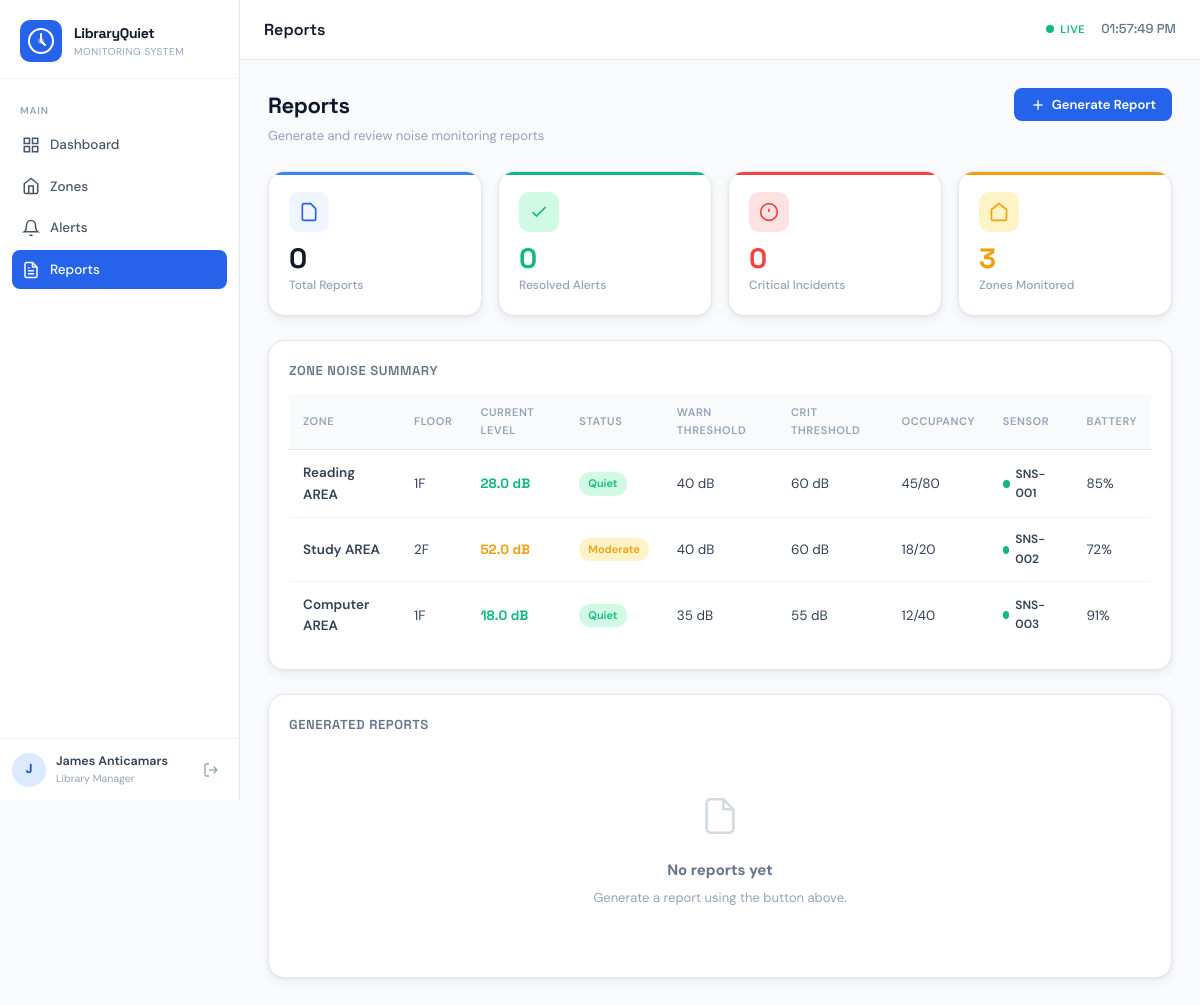
Page /reports.php (signed in) on the committed database.
### tables this page shows
CREATE TABLE IF NOT EXISTS zones (
  id              VARCHAR(20)  PRIMARY KEY,
  name            VARCHAR(100) NOT NULL,
  floor           VARCHAR(10)  NOT NULL,
  capacity        INT          NOT NULL DEFAULT 50,
  occupied        INT          NOT NULL DEFAULT 0,
  level           DECIMAL(5,2) NOT NULL DEFAULT 0,
  warn_threshold  INT          NOT NULL DEFAULT 40,
  crit_threshold  INT          NOT NULL DEFAULT 60,
  sensor          VARCHAR(20)  NOT NULL,
  status          ENUM('active','inactive') NOT NULL DEFAULT 'active',
  battery         INT          NOT NULL DEFAULT 80,
  manual_override TINYINT(1)   NOT NULL DEFAULT 0,
  description     TEXT,
  updated_at      TIMESTAMP DEFAULT CURRENT_TIMESTAMP ON UPDATE CURRENT_TIMESTAMP
);

### includes/config.php (called while the page is built, shortened)
<?php
function noiseStatus(float $db): string {
    if ($db < NOISE_SAFE)     return 'safe';
    if ($db < NOISE_WARNING)  return 'warning';
    return 'critical';
}
function noiseLabel(float $db): string {
    if ($db < NOISE_SAFE)     return 'Quiet';
    if ($db < NOISE_WARNING)  return 'Moderate';
    return 'Loud';
}

### reports.php (the view, shortened to what this page needs)
<?php
require_once __DIR__ . '/includes/config.php';
$db   = getDB();
$reports = $db->query('SELECT * FROM reports ORDER BY created_at DESC LIMIT 50')->fetchAll();
$zones  = $db->query('SELECT * FROM zones')->fetchAll();
$alerts = $db->query('SELECT * FROM alerts')->fetchAll();
$resolvedAlerts = array_filter($alerts, fn($a) => $a['status'] === 'resolved');
$critAlerts     = array_filter($alerts, fn($a) => $a['type'] === 'critical');
include __DIR__ . '/includes/layout.php';
?>
<div class="page-header">
    <div>
        <h1>Reports</h1>
        <p>Generate and review noise monitoring reports</p>
    </div>
    <button class="btn btn-primary" onclick="openModal('genModal')">
        <svg width="16" height="16" viewBox="0 0 24 24" fill="none" stroke="currentColor" stroke-width="2">
            <line x1="12" y1="5" x2="12" y2="19"/><line x1="5" y1="12" x2="19" y2="12"/>
        </svg>
        Generate Report
    </button>
</div>
<div class="stats-grid" style="margin-bottom:24px;">
    <div class="stat-card">
        <div class="stat-icon">
            <svg width="20" height="20" viewBox="0 0 24 24" fill="none" stroke="currentColor" stroke-width="2">
                <path d="M14 2H6a2 2 0 00-2 2v16a2 2 0 002 2h12a2 2 0 002-2V8z"/>
            </svg>
        </div>
        <div class="stat-value"><?= count($reports) ?></div>
        <div class="stat-label">Total Reports</div>
    </div>
    <div class="stat-card safe-card">
        <div class="stat-icon safe">
            <svg width="20" height="20" viewBox="0 0 24 24" fill="none" stroke="currentColor" stroke-width="2">
                <polyline points="20 6 9 17 4 12"/>
            </svg>
        </div>
        <div class="stat-value" style="color:var(--safe)"><?= count($resolvedAlerts) ?></div>
        <div class="stat-label">Resolved Alerts</div>
    </div>
    <div class="stat-card crit-card">
        <div class="stat-icon crit">
            <svg width="20" height="20" viewBox="0 0 24 24" fill="none" stroke="currentColor" stroke-width="2">
                <circle cx="12" cy="12" r="10"/>
                <line x1="12" y1="8" x2="12" y2="12"/>
            </svg>
        </div>
        <div class="stat-value" style="color:var(--crit)"><?= count($critAlerts) ?></div>
        <div class="stat-label">Critical Incidents</div>
    </div>
    <div class="stat-card warn-card">
        <div class="stat-icon warn">
            <svg width="20" height="20" viewBox="0 0 24 24" fill="none" stroke="currentColor" stroke-width="2">
                <path d="M3 9l9-7 9 7v11a2 2 0 01-2 2H5a2 2 0 01-2-2z"/>
            </svg>
        </div>
        <div class="stat-value" style="color:var(--warn)"><?= count($zones) ?></div>
        <div class="stat-label">Zones Monitored</div>
    </div>
</div>
<div class="card" style="margin-bottom:24px;">
    <div class="card-title">Zone Noise Summary</div>
    <div class="table-wrap">
        <table>
            <thead>
                <tr>
                    <th>Zone</th>
                    <th>Floor</th>
                    <th>Current Level</th>
                    <th>Status</th>
                    <th>Warn Threshold</th>
                    <th>Crit Threshold</th>
                    <th>Occupancy</th>
                    <th>Sensor</th>
                    <th>Battery</th>
                </tr>
            </thead>
            <tbody>
            <?php foreach ($zones as $z):
                $status = noiseStatus($z['level']);
            ?>
            <tr>
                <td style="font-weight:600;"><?= htmlspecialchars($z['name']) ?></td>
                <td><?= htmlspecialchars($z['floor']) ?></td>
                <td>
                    <span style="font-family:var(--font-head);font-weight:700;color:<?= $status==='critical'?'var(--crit)':($status==='warning'?'var(--warn)':'var(--safe)') ?>;">
                        <?= number_format($z['level'], 1) ?> dB
                    </span>
                </td>
                <td>
                    <span class="badge badge-<?= $status==='safe'?'safe':($status==='warning'?'warn':'crit') ?>">
                        <?= noiseLabel($z['level']) ?>
                    </span>
                </td>
                <td><?= $z['warn_threshold'] ?> dB</td>
                <td><?= $z['crit_threshold'] ?> dB</td>
                <td><?= $z['occupied'] ?>/<?= $z['capacity'] ?></td>
                <td><span class="sensor-dot"><?= htmlspecialchars($z['sensor']) ?></span></td>
                <td><?= $z['battery'] ?>%</td>
            </tr>
            <?php endforeach; ?>
            </tbody>
        </table>
    </div>
</div>
<div class="card">
    <div class="card-title">Generated Reports</div>
    <?php if (empty($reports)): ?>
    <div class="empty-state">
        <svg width="40" height="40" viewBox="0 0 24 24" fill="none" stroke="currentColor" stroke-width="1.5">
            <path d="M14 2H6a2 2 0 00-2 2v16a2 2 0 002 2h12a2 2 0 002-2V8z"/>
            <polyline points="14 2 14 8 20 8"/>
        </svg>
        <h3>No reports yet</h3>
        <p>Generate a report using the button above.</p>
    </div>
    <?php endif; ?>
</div>
<?php include __DIR__ . '/includes/layout_footer.php'; ?>

### css/main.css (style rules this page uses)
*, *::before, *::after { box-sizing: border-box; margin: 0; padding: 0; }
:root { --blue-50: #eff6ff; --blue-100: #dbeafe; --blue-200: #bfdbfe; --blue-400: #60a5fa; --blue-500: #3b82f6; --blue-600: #2563eb; --blue-700: #1d4ed8; --blue-900: #1e3a8a; --gray-50: #f8fafc; --gray-100: #f1f5f9; --gray-200: #e2e8f0; --gray-300: #cbd5e1; --gray-400: #94a3b8; --gray-500: #64748b; --gray-600: #475569; --gray-700: #334155; --gray-900: #0f172a; --safe: #10b981; --safe-bg: #d1fae5; --warn: #f59e0b; --warn-bg: #fef3c7; --crit: #ef4444; --crit-bg: #fee2e2; --sidebar-w: 240px; --topbar-h: 60px; --radius: 10px; --radius-lg: 16px; --shadow: 0 1px 3px rgba(0,0,0,.06), 0 4px 12px rgba(0,0,0,.05); --shadow-md: 0 4px 16px rgba(37,99,235,.12); --font-body: 'DM Sans', sans-serif; --font-head: 'Space Grotesk', sans-serif; }
html, body { font-family: var(--font-body); font-size: 14px; background: var(--gray-50); color: var(--gray-700); min-height: 100vh; line-height: 1.6; }
.page-header { display: flex; align-items: flex-start; justify-content: space-between; margin-bottom: 24px; gap: 16px; }
.page-header h1 { font-family: var(--font-head); font-size: 22px; font-weight: 700; color: var(--gray-900); letter-spacing: -.4px; }
.page-header p { font-size: 13px; color: var(--gray-400); margin-top: 3px; }
.card { background: #fff; border: 1px solid var(--gray-200); border-radius: var(--radius-lg); padding: 20px; box-shadow: var(--shadow); }
.card-title { font-family: var(--font-head); font-size: 13px; font-weight: 600; color: var(--gray-500); text-transform: uppercase; letter-spacing: .6px; margin-bottom: 12px; }
.stats-grid { display: grid; grid-template-columns: repeat(auto-fit, minmax(200px, 1fr)); gap: 16px; margin-bottom: 24px; }
.stat-card { background: #fff; border: 1px solid var(--gray-200); border-radius: var(--radius-lg); padding: 20px; box-shadow: var(--shadow); position: relative; overflow: hidden; }
.stat-card::before { content: ''; position: absolute; top: 0; left: 0; right: 0; height: 3px; background: var(--blue-500); }
.stat-card.warn-card::before { background: var(--warn); }
.stat-card.crit-card::before { background: var(--crit); }
.stat-card.safe-card::before { background: var(--safe); }
.stat-icon { width: 40px; height: 40px; border-radius: 10px; display: flex; align-items: center; justify-content: center; margin-bottom: 12px; background: var(--blue-50); color: var(--blue-600); }
.stat-icon.warn { background: var(--warn-bg); color: var(--warn); }
.stat-icon.crit { background: var(--crit-bg); color: var(--crit); }
.stat-icon.safe { background: var(--safe-bg); color: var(--safe); }
.stat-value { font-family: var(--font-head); font-size: 28px; font-weight: 700; color: var(--gray-900); line-height: 1; margin-bottom: 4px; }
.stat-label { font-size: 12px; color: var(--gray-400); font-weight: 500; }
.table-wrap { overflow-x: auto; }
table { width: 100%; border-collapse: collapse; }
thead th { padding: 10px 14px; text-align: left; font-size: 11px; font-weight: 600; text-transform: uppercase; letter-spacing: .6px; color: var(--gray-400); border-bottom: 1px solid var(--gray-200); background: var(--gray-50); }
tbody td { padding: 12px 14px; font-size: 13.5px; border-bottom: 1px solid var(--gray-100); color: var(--gray-700); }
tbody tr:last-child td { border-bottom: none; }
.badge { display: inline-flex; align-items: center; gap: 4px; padding: 3px 9px; border-radius: 100px; font-size: 11px; font-weight: 600; white-space: nowrap; }
.badge-safe { background: var(--safe-bg); color: var(--safe); }
.badge-warn { background: var(--warn-bg); color: var(--warn); }
.btn { display: inline-flex; align-items: center; gap: 6px; padding: 8px 16px; border-radius: 8px; font-size: 13px; font-weight: 600; font-family: var(--font-body); cursor: pointer; border: none; text-decoration: none; transition: all .15s; white-space: nowrap; }
.btn-primary { background: var(--blue-600); color: #fff; }
.empty-state { text-align: center; padding: 48px 24px; color: var(--gray-400); }
.empty-state svg { margin-bottom: 16px; opacity: .4; }
.empty-state h3 { font-size: 15px; color: var(--gray-500); margin-bottom: 6px; }
.empty-state p { font-size: 13px; }

### css/components.css (style rules this page uses)
.sensor-dot { display: inline-flex; align-items: center; gap: 6px; font-size: 12px; font-weight: 600; }
.sensor-dot::before { content: ''; width: 8px; height: 8px; border-radius: 50%; background: var(--safe); animation: pulse 2s infinite; }

### rows in the picture
zones: name "Reading AREA", floor "1F", level "28.0", level "Quiet", warn_threshold "40", crit_threshold "60", occupied "45", capacity "80", sensor "SNS-001", battery "85"
zones: name "Study AREA", floor "2F", level "52.0", level "Moderate", warn_threshold "40", crit_threshold "60", occupied "18", capacity "20", sensor "SNS-002", battery "72"
zones: name "Computer AREA", floor "1F", level "18.0", level "Quiet", warn_threshold "35", crit_threshold "55", occupied "12", capacity "40", sensor "SNS-003", battery "91"

### other values in the picture
substr($user['name'] ?? 'U', 0, 1) "J"
$user['name'] "James Anticamars"
$role "Library Manager"
$pageTitle "Reports"
count($reports) "0"
count($resolvedAlerts) "0"
count($critAlerts) "0"
count($zones) "3"
